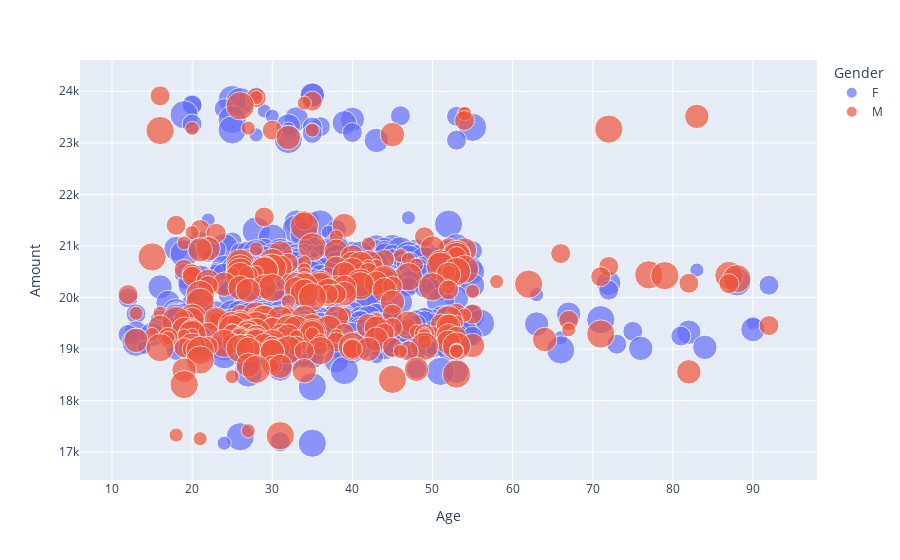

The notebook cell this image was saved under:
### Code cell
px.scatter(df1,x='Age',y='Amount',color='Gender',size='Orders')

### Figure 1 — Plotly figure (JSON) as saved in the notebook; plotly's stock layout.template omitted (floating-point values rounded to 4 significant figures; data arrays with more than 128 entries replaced by an {"elided": "..."} marker saying what was removed)
{"data": [{"hovertemplate": "Gender=F<br>Age=%{x}<br>Amount=%{y}<br>Orders=%{marker.size}<extra></extra>", "legendgroup": "F", "marker": {"color": "#636efa", "size": {"elided": "684 int values"}, "sizemode": "area", "sizeref": 0.01, "symbol": "circle"}, "mode": "markers", "name": "F", "orientation": "v", "showlegend": true, "type": "scatter", "x": {"elided": "684 int values"}, "xaxis": "x", "y": {"elided": "684 int values"}, "yaxis": "y"}, {"hovertemplate": "Gender=M<br>Age=%{x}<br>Amount=%{y}<br>Orders=%{marker.size}<extra></extra>", "legendgroup": "M", "marker": {"color": "#EF553B", "size": {"elided": "316 int values"}, "sizemode": "area", "sizeref": 0.01, "symbol": "circle"}, "mode": "markers", "name": "M", "orientation": "v", "showlegend": true, "type": "scatter", "x": {"elided": "316 int values"}, "xaxis": "x", "y": {"elided": "316 int values"}, "yaxis": "y"}], "layout": {"legend": {"itemsizing": "constant", "title": {"text": "Gender"}, "tracegroupgap": 0}, "margin": {"t": 60}, "xaxis": {"anchor": "y", "domain": [0, 1], "title": {"text": "Age"}}, "yaxis": {"anchor": "x", "domain": [0, 1], "title": {"text": "Amount"}}}}
